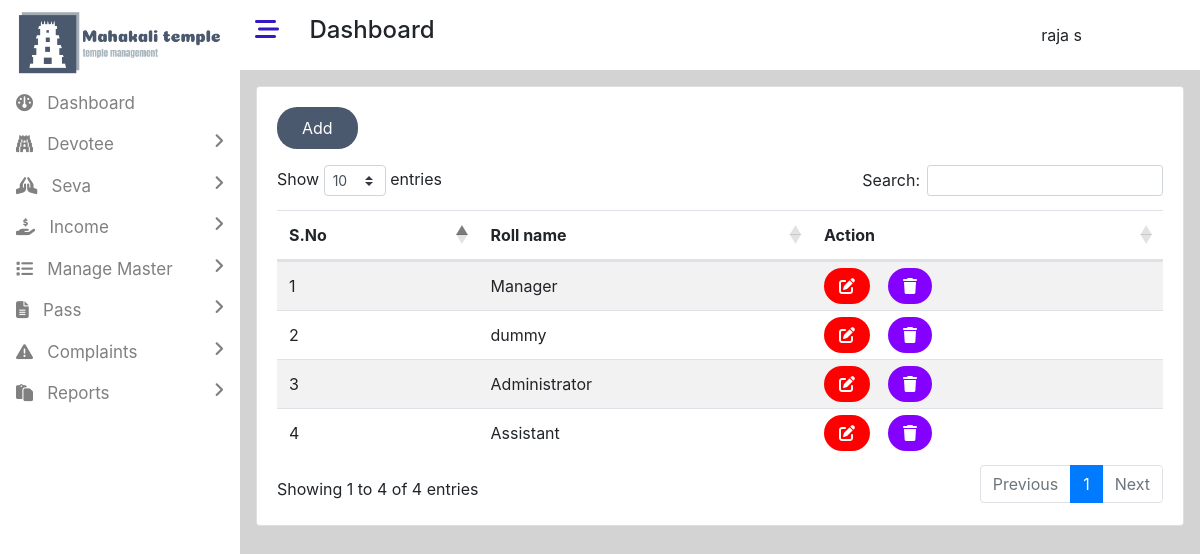
The page /admin/manage_role.php (signed in) on the database its author committed.
### tables this page shows
CREATE TABLE `user` (
  `user_id` int(11) NOT NULL,
  `first_name` varchar(50) NOT NULL,
  `last_name` varchar(50) NOT NULL,
  `email` varchar(50) NOT NULL,
  `password` varchar(50) NOT NULL,
  `role` varchar(50) NOT NULL,
  `reading_time` timestamp NOT NULL DEFAULT current_timestamp() ON UPDATE current_timestamp()
);

CREATE TABLE `role` (
  `role_id` int(11) NOT NULL,
  `role_name` varchar(50) NOT NULL,
  `role_description` varchar(100) NOT NULL,
  `role_permissions` text NOT NULL,
  `reading_time` timestamp NOT NULL DEFAULT current_timestamp() ON UPDATE current_timestamp()
);

### admin/admin_db.php (called while the page is built, shortened)
<?php
$con=mysqli_connect("localhost","root","","temple");
        ?>
        <?php
class role
{
    public function get_roles()
    {
        global $con;
        $sql="select * from role order by role_id desc";
        $result=mysqli_query($con,$sql);
        $a=[];
        if(mysqli_num_rows($result)>0)
        {
            while($row=mysqli_fetch_assoc($result))
            {
                array_push($a,$row);
            }
        }
        return $a;
    }
}
        ?>

### admin/manage_role.php (the view, shortened to what this page needs)
<!DOCTYPE html>
<html lang="en">
<head>
    <link rel="stylesheet" href="../assets/bootstrap/bootstrap.min.css">
     <link rel="stylesheet" href="https://cdnjs.cloudflare.com/ajax/libs/twitter-bootstrap/4.5.2/css/bootstrap.css" type="text/css">
     <link rel="stylesheet" href="https://cdn.datatables.net/1.13.7/css/dataTables.bootstrap4.min.css" type="text/css">
    <link rel="stylesheet" href="https://cdnjs.cloudflare.com/ajax/libs/font-awesome/6.4.2/css/all.min.css"  />
    <link rel="stylesheet" href="css/style.css" type="text/css">
</head>
<body class="dashboard-page">
<div>
<?php
include("includes/leftbar.php");
?>
<div style="width:80%;height:110vh;" class="float-right main-content">
<?php
include("includes/header.php");
?>
<div class="container p-3">
<div class="card">
<div class="card-body">
<a href="add_role.php" class="btn button-color text-white px-4 py-2">Add</a>
<div class="row mt-3">
    <div class="col-md-12">
       <table id="example" class="example3 table table-striped" style="width:100%">
        <thead>
            <tr>
                <th>S.No</th>
                <th>Roll name</th>
                <th>Action</th>
            </tr>
        </thead>
        <tbody>
<?php
include("admin_db.php");
$obj=new role();
$states=$obj->get_roles();
$i=1;
foreach($states as $state)
{
?>
<tr>
    <td><?=$i?></td>
    <td><?=$state["role_name"]?></td>
    <td>
    <a href="edit_role.php?id=<?=$state['role_id']?>" id="ed-icon"><i class="fa-solid fa-pen-to-square"></i></a>
    <a href="delete_role.php?id=<?=$state['role_id']?>" id="del-icon"><i class="fa-solid fa-trash"></i></a>
    </td>
</tr>
<?php
$i++;
}
?>
        </tbody>
    </table>
    </div>
</div>
</div>
</div>
</div>
</div>
</div>
</body>
</html>

### admin/includes/header.php (shortened to what this page needs)
<div class="container-fluid">
    <div class="row">
        <div class="col-md-12 bg-white py-3">
        <h4>
        <i class="fa-solid fa-bars-staggered mybar23" style="color: #3518c3;"></i>
        <span class="ml-4 ">Dashboard</span>
        <div class="dropdown mydropdown float-right">
  <button type="button" class="mybutton btn bg-white" data-toggle="dropdown">
  <?php
  if(isset($_SESSION["uid"]))
  {
    include("../db.php");
    $sql66="select * from user where user_id=".$_SESSION["uid"];
    $result66=mysqli_query($con,$sql66);
    $row66=mysqli_fetch_assoc($result66);
    echo $row66["first_name"]." ".$row66["last_name"];
  }
  ?>
  </button>
</div>
        </h4>
        </div>
    </div>
</div>

### admin/css/style.css (style rules this page uses)
.mybar23,.mybar24 { cursor:pointer; }
.main-content { background-color:lightgray; }
.mydropdown { margin-right:90px; }

### admin/manage_role.php (style rules this page uses)
.button-color { background-color:rgb(74,89,109); border-radius:20px; }
#ed-icon { background-color:red;padding:8px 15px;color:white;border-radius:30px; }
#del-icon { background-color:rgb(132, 0, 255);padding:8px 15px;color:white;border-radius:30px; }

### rows shown on the page
user: first_name "raja", last_name "s"
role: role_name "Manager"
role: role_name "dummy"
role: role_name "Administrator"
role: role_name "Assistant"
